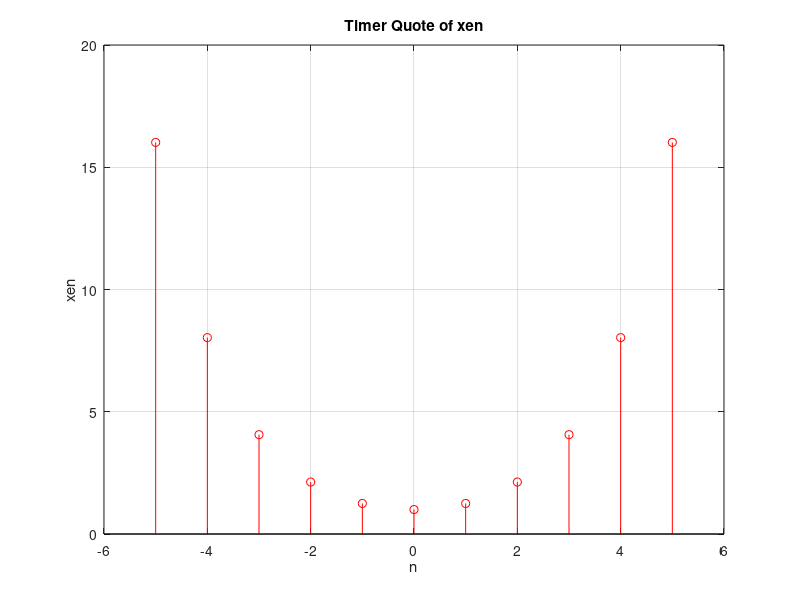
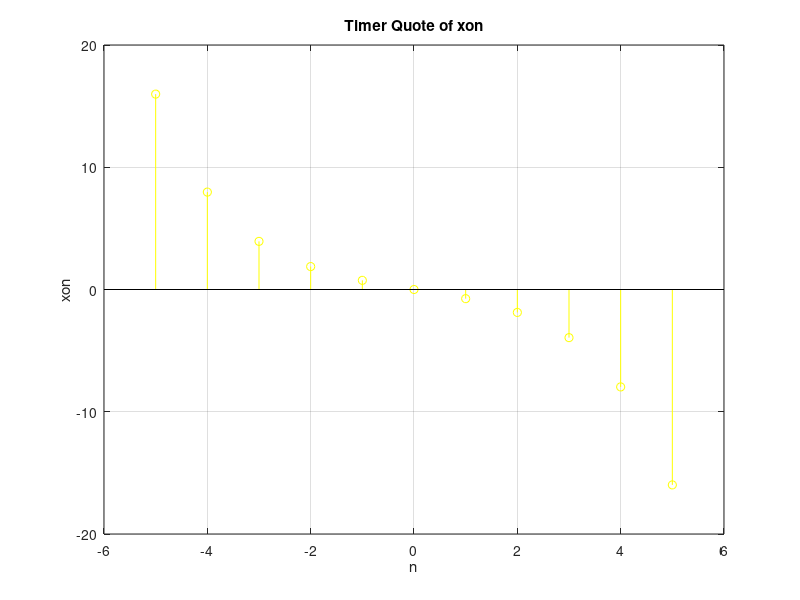

Source code (MATLAB) for these figures, in order:
%Conjugate function analysis
clear;

n=-5:5;
a=0.5;
xen=a*[a.^n+a.^(-n)];
xon=a*[a.^n-a.^(-n)];


stem(n,xen,'r');
title('Timer Quote of xen');
xlabel('n');
ylabel('xen');
grid on;

figure
stem(n,xon,'y');
title('Timer Quote of xon');
xlabel('n');
ylabel('xon');
grid on;
